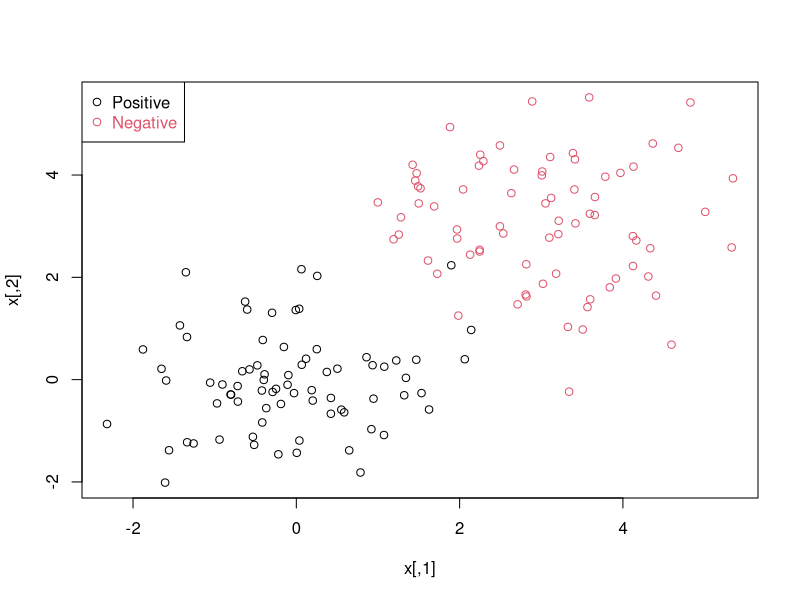
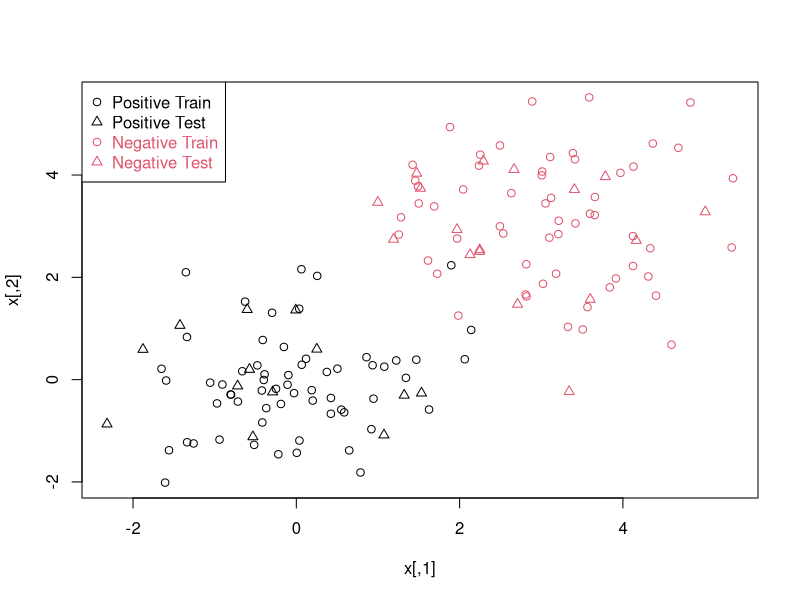
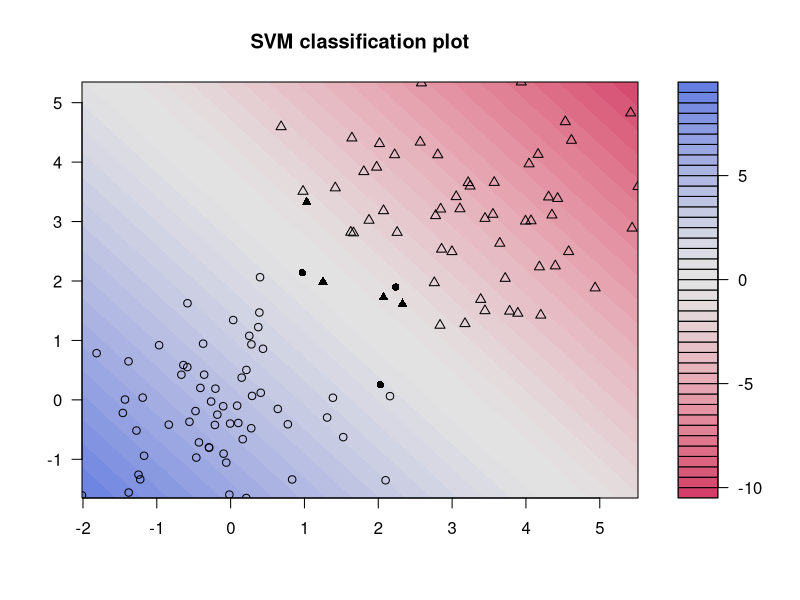
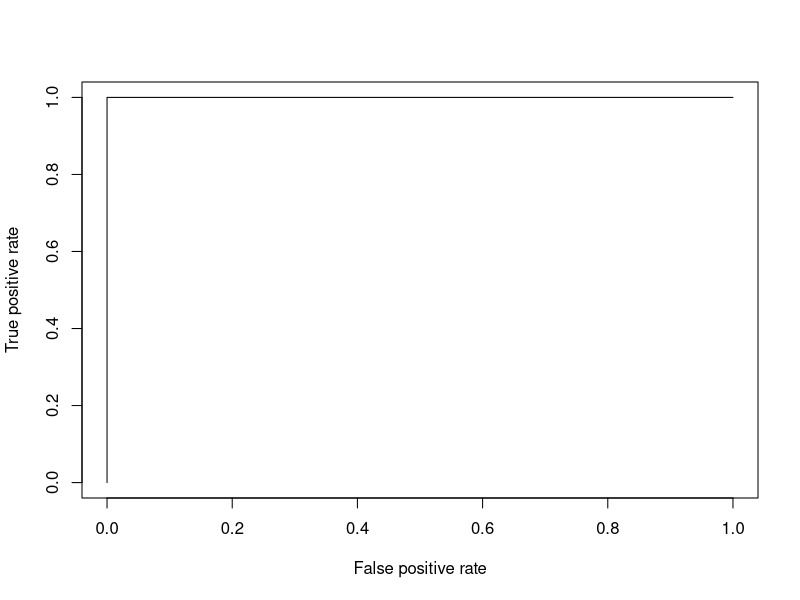
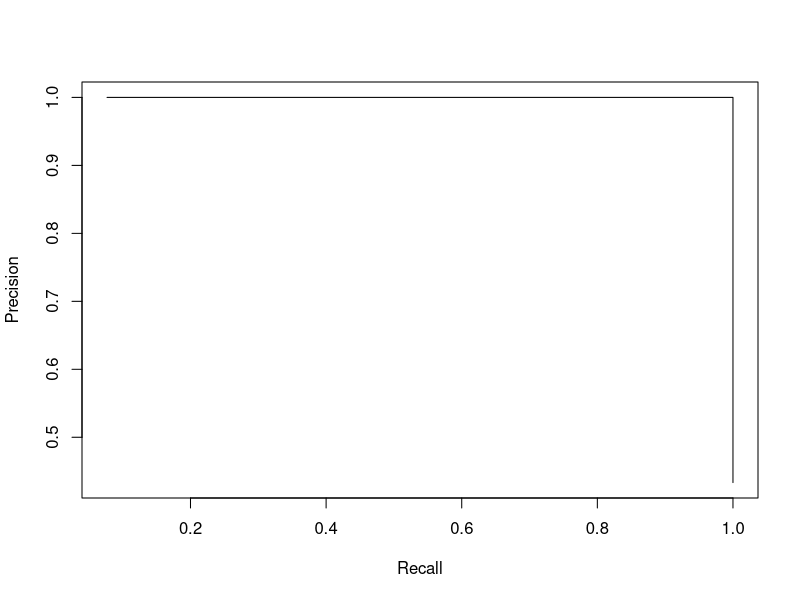
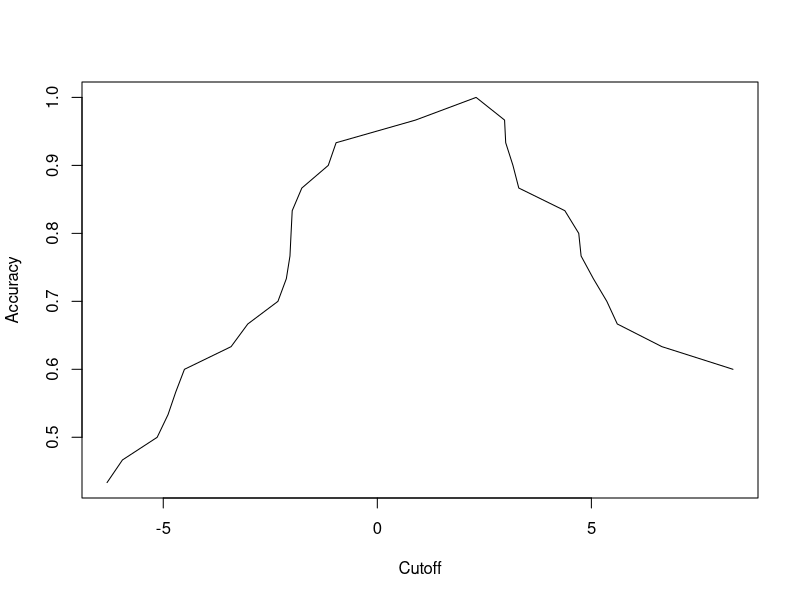
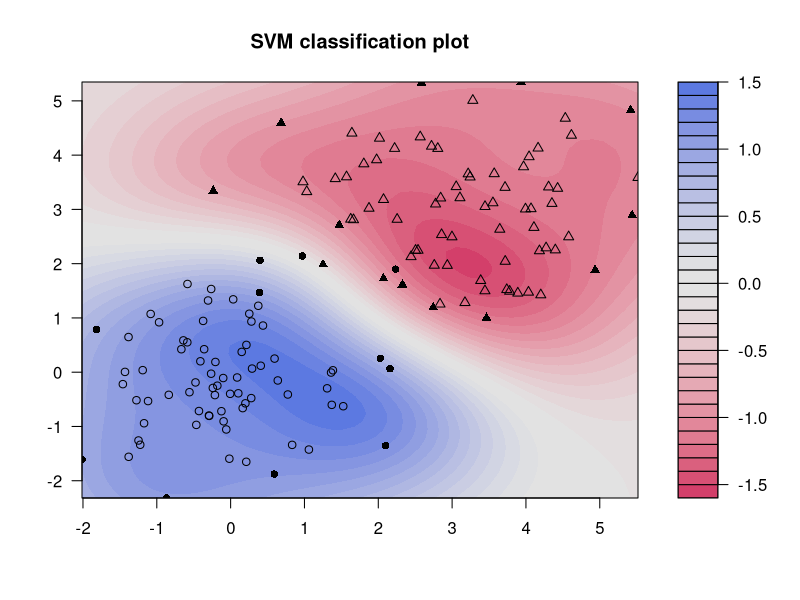
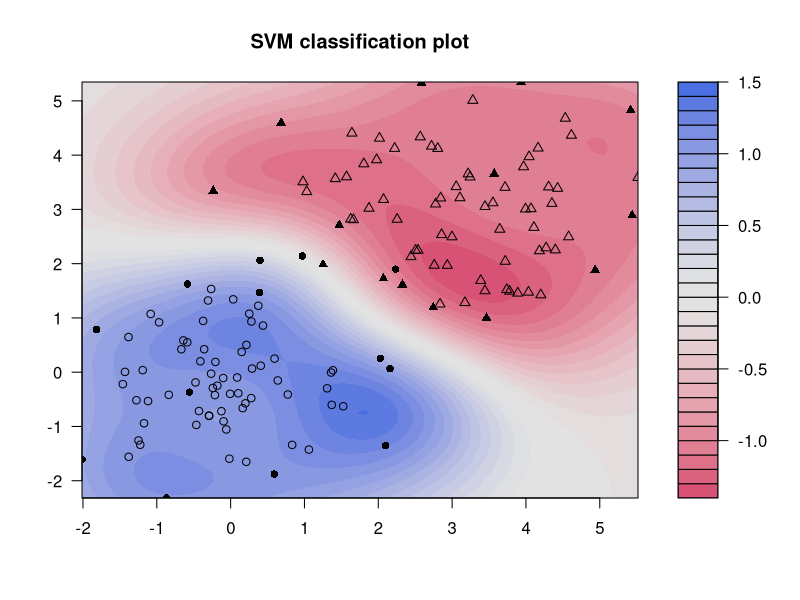

Source code (R) for these figures, in order:
install.packages("kernlab")
library(kernlab)

# linear SVM

# Here we generate a toy dataset in 2D, and learn how to train and test a SVM

# Data generation
#First generate a set of positive and negative examples from 2 Gaussians.
n = 150 # number of data points
p = 2   # dimension

sigma = 1  # variance of the distribution
meanpos = 0 # centre of the distribution of positive examples
meanneg = 3 # centre of the distribution of negative examples
npos = round(n/2) # number of positive examples
nneg = n-npos # number of negative examples

# Generate the positive and negative examples
xpos = matrix(rnorm(npos*p,mean=meanpos,sd=sigma),npos,p)
xneg = matrix(rnorm(nneg*p,mean=meanneg,sd=sigma),npos,p)
x = rbind(xpos,xneg)

# Generate the labels
y = matrix(c(rep(1,npos),rep(-1,nneg)))

# Visualize the data
plot(x,col=ifelse(y>0,1,2))
legend("topleft",c('Positive','Negative'),col=seq(2),pch=1,text.col=seq(2))

## Prepare a training and a test set ##
ntrain = round(n*0.8) # number of training examples
tindex = sample(n,ntrain) # indices of training samples
xtrain = x[tindex,]
xtest = x[-tindex,]
ytrain = y[tindex]
ytest = y[-tindex]
istrain=rep(0,n)
istrain[tindex]=1

# Visualize
plot(x,col=ifelse(y>0,1,2),pch=ifelse(istrain==1,1,2))
legend("topleft",c('Positive Train','Positive Test','Negative Train','Negative Test'),
       col=c(1,1,2,2),pch=c(1,2,1,2),text.col=c(1,1,2,2))

# Training SVM
# load the kernlab package
library(kernlab)

# train the SVM
svp = ksvm(xtrain,ytrain,type="C-svc",kernel='vanilladot',C=100,scaled=c())
# General summary
svp
# Attributes that you can access
attributes(svp)


# For example, the support vectors
alpha(svp)
alphaindex(svp)
b(svp)

# Use the built-in function to pretty-plot the classifier
plot(svp,data=xtrain)

# Predict labels on test
ypred = predict(svp,xtest)
table(ytest,ypred)

# Compute accuracy
sum(ypred==ytest)/length(ytest)

# Compute at the prediction scores
ypredscore = predict(svp,xtest,type="decision")

# Check that the predicted labels are the signs of the scores
table(ypredscore > 0,ypred)


# Package to compute ROC curve, precision-recall etc...
library(ROCR)

pred = prediction(ypredscore,ytest)

# Plot ROC curve
perf = performance(pred, measure = "tpr", x.measure = "fpr")
plot(perf)


# Plot precision/recall curve
perf = performance(pred, measure = "prec", x.measure = "rec")
plot(perf)

# Plot accuracy as function of threshold
perf = performance(pred, measure = "acc")
plot(perf)


cv.folds = function(n,folds=3)
  ## randomly split the n samples into folds
{
  split(sample(n),rep(1:folds,length=length(y)))
}

svp = ksvm(x,y,type="C-svc",kernel='vanilladot',C=1,scaled=c(),cross=5)
print(cross(svp))


# non linear SVM


# Train a nonlinear SVM
svp = ksvm(x,y,type="C-svc",kernel='rbf',kpar=list(sigma=1),C=1)


# Visualize it
plot(svp,data=x)

# Train a nonlinear SVM with automatic selection of sigma by heuristic
svp = ksvm(x,y,type="C-svc",kernel='rbf',C=1)
# Visualize it
plot(svp,data=x)
